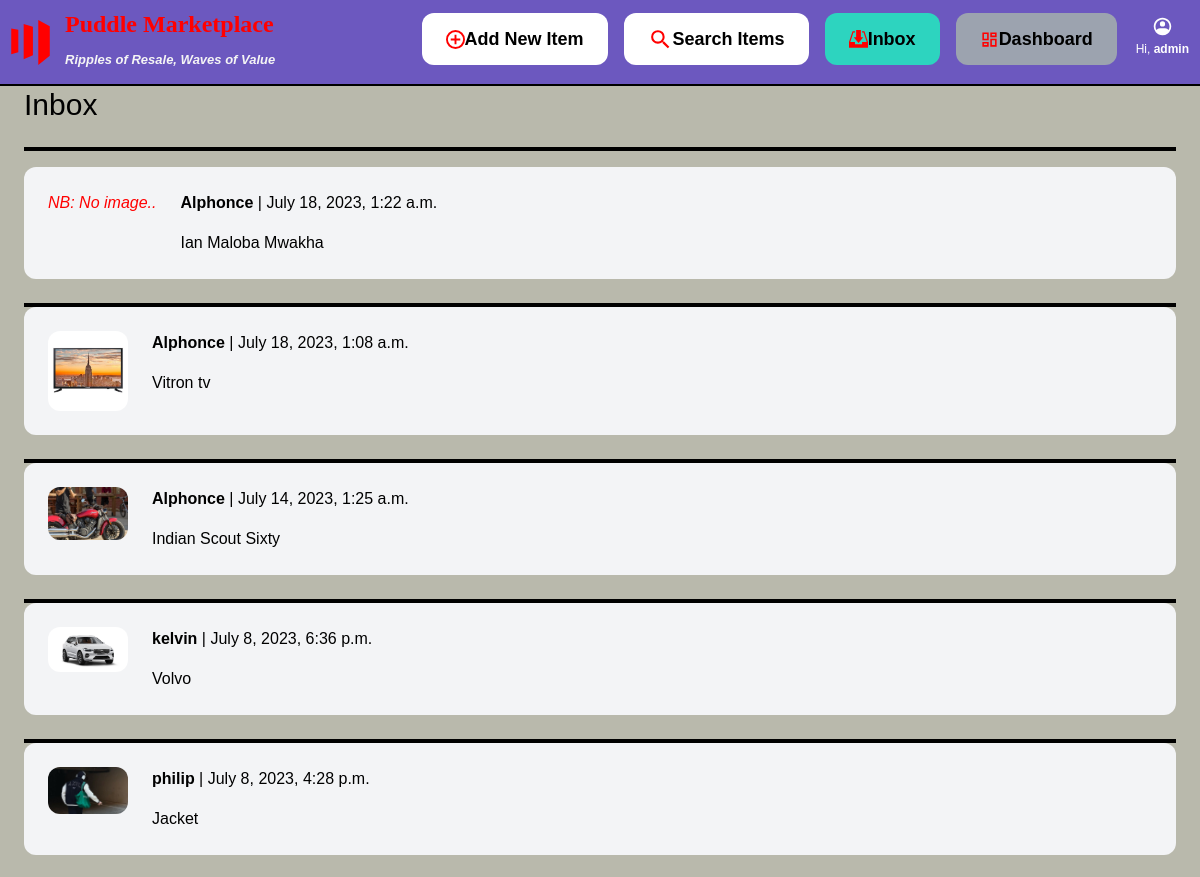
Page /inbox/ (signed in, upper part) on the earlier database version.
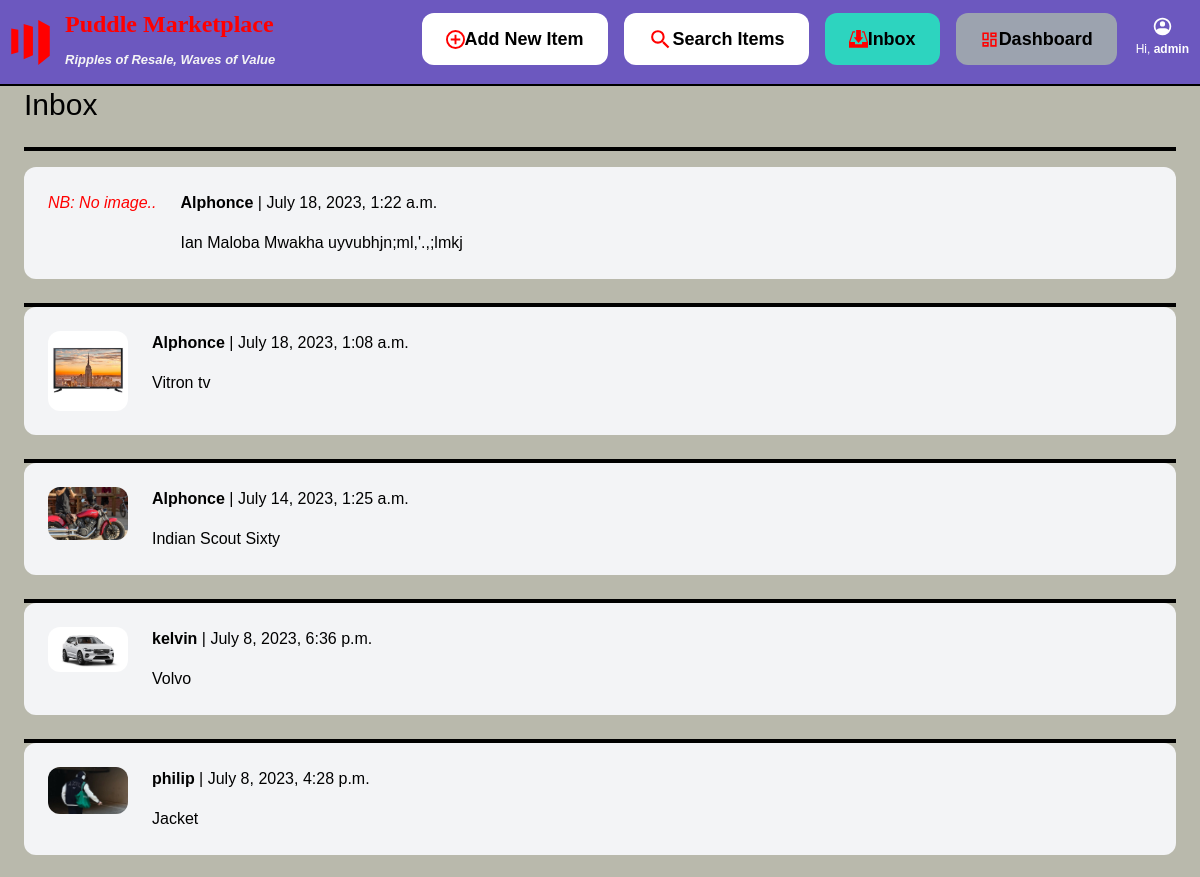
Same page on the later database version.
### conversation/models.py (models this page shows)
class Conversation(models.Model):
    item = models.ForeignKey(Item, related_name='conversations', on_delete=models.CASCADE)
    members = models.ManyToManyField(User, related_name='conversations')
    created_at = models.DateTimeField(auto_now_add=True)
    modified_at = models.DateTimeField(auto_now=True)
    class Meta:
        ordering = ('-modified_at',)

### items/models.py (models this page shows, shortened)
class Item(models.Model):
    cartegory = models.ForeignKey(Cartegory, related_name='items', on_delete=models.CASCADE)
    name = models.CharField(max_length=255)
    description = RichTextField(blank=True, null=True)
    price = models.FloatField()
    image = models.ImageField(upload_to='item_images', blank=True, null=True)
    is_sold = models.BooleanField(default=False)
    created_by = models.ForeignKey(User, related_name='items', on_delete=models.CASCADE)
    created_at = models.DateTimeField(auto_now_add=True)

### conversation/views.py (the view)
# urls.py: path('', views.inbox, name='inbox'),
@login_required
def inbox(request):
    conversations = Conversation.objects.filter(members__in=[request.user.id])
    return render(request, 'conversation/inbox.html', {
        'conversations': conversations
    })

### conversation/templates/conversation/inbox.html (shortened to what this page needs)
{% extends 'core/base.html' %}
{% block content %}
<h1 class="mb-6 text-3xl">Inbox</h1>
<hr class="border-2 border-black my-4">
{% if conversations %}
<div class="space-y-6">
    {% for conversation in conversations %}
        <a href="{% url 'conversation:detail' conversation.id %}">
            <div class="p-6 flex bg-gray-100 rounded-xl">
                <div class="pr-6">
                    {% if conversation.item.image.name %}
                    <img src="/media/{{ conversation.item.image.name }}" class="w-20 rounded-xl">
                    {% else %}
                    <i style="color: red; display: block; text-align: center;">NB: No image..</i>
                    {% endif %}
                </div>
                <div>
                    {% for member in conversation.members.all %}
                        {% if member != request.user %}
                            <p class="truncate mb-4"><strong>{{ member.username }}</strong> | {{ conversation.modified_at }}</p>
                            <p class="truncate">{{ conversation.item.name }}</p>
                        {% endif %}
                    {% endfor %}
                </div>
            </div>
        </a>
        <hr class="border-2 border-black my-4">
    {% endfor %}
</div>
{% else %}
<em>Hey <b>{{ user.username }}</b>! you have no conversations yet, all your conversations with sellers or buyers will display here...</em>
{% endif %}
{% endblock %}

Differences in the rows shown:
changed through a linked row, Conversation: item.name "Ian Maloba Mwakha" → "Ian Maloba Mwakha uyvubhjn;ml,'.,;lmkj"
